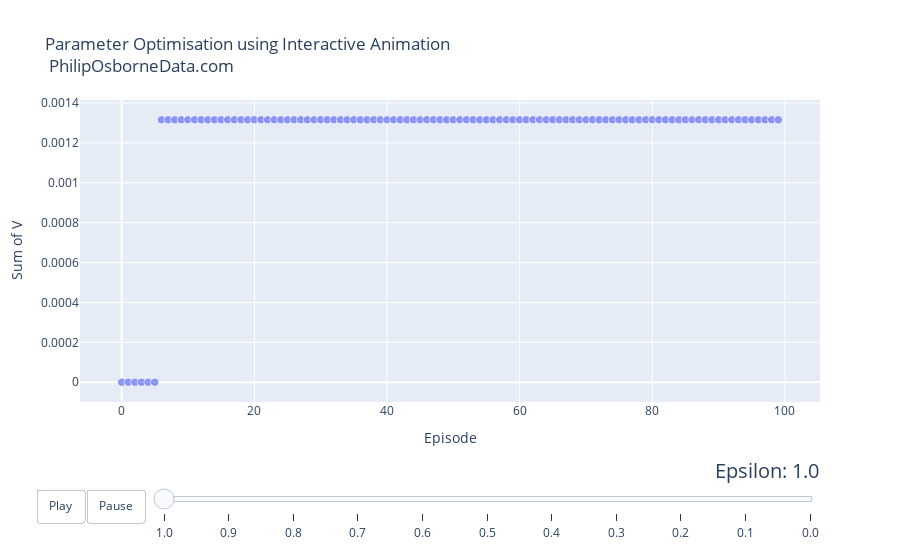

This figure's notebook cell:
### Code cell
# Provide all parameters fixed except alpha
budget7 = 23
num_episodes7 = 100
alpha7  = 0.05

# Currently not using a reward
reward7 = [0]*200

VforInteractiveGraphA_3 = []    
lA3 = []
num_episodes7_3 = []
for x in range(0, 11):
    epsilon7 = 1 - x/10
    Mdl7 = MCModelv1(data=data, alpha = alpha7, e = num_episodes7,epsilon = epsilon7, budget = budget7, reward = reward7)
    VforInteractiveGraphA_3 = np.append(VforInteractiveGraphA_3, Mdl7[0])
    for y in range(0, num_episodes7):
        lA3 = np.append(lA3,epsilon7)
        num_episodes7_3 = np.append(num_episodes7_3, y)
VforInteractiveGraphA_32 = pd.DataFrame(VforInteractiveGraphA_3,lA3)
VforInteractiveGraphA_32['index1'] = VforInteractiveGraphA_32.index
VforInteractiveGraphA_32['Episode'] = num_episodes7_3
VforInteractiveGraphA_32.columns = ['V', 'Epsilon', 'Episode']
VforInteractiveGraphA_32 = VforInteractiveGraphA_32[['Epsilon','Episode', 'V']]


VforInteractiveGraphA_33 = VforInteractiveGraphA_32
VforInteractiveGraphA_33['continent'] = 'Test'
VforInteractiveGraphA_33['country'] = 'Test2'
VforInteractiveGraphA_33['pop'] = 7000000.0
VforInteractiveGraphA_33.columns = ['year', 'lifeExp', 'gdpPercap', 'continent', 'country', 'pop']

epsilonforGraph3 = list(set(VforInteractiveGraphA_33['year']))
epsilonforGraph3 = np.round(epsilonforGraph3,1)
epsilonforGraph3 = np.sort(epsilonforGraph3)[::-1]
years = np.round([(epsilonforGraph3) for epsilonforGraph3 in epsilonforGraph3],1)
years

%matplotlib inline

dataset = VforInteractiveGraphA_33

continents = []
for continent in dataset['continent']:
    if continent not in continents:
        continents.append(continent)
# make figure
figure = {
    'data': [],
    'layout': {},
    'frames': []
}

# fill in most of layout
figure['layout']['title'] = "Parameter Optimisation using Interactive Animation <br> PhilipOsborneData.com"
figure['layout']['xaxis'] = {'title': 'Episode'}
figure['layout']['yaxis'] = {'title': 'Sum of V', 'type': 'linear'}
figure['layout']['hovermode'] = 'closest'
figure['layout']['sliders'] = {
    'args': [
        'transition', {
            'duration': 400,
            'easing': 'cubic-in-out'
        }
    ],
    'initialValue': '1952',
    'plotlycommand': 'animate',
    'values': years,
    'visible': True
}
figure['layout']['updatemenus'] = [
    {
        'buttons': [
            {
                'args': [None, {'frame': {'duration': 500, 'redraw': False},
                         'fromcurrent': True, 'transition': {'duration': 300, 'easing': 'quadratic-in-out'}}],
                'label': 'Play',
                'method': 'animate'
            },
            {
                'args': [[None], {'frame': {'duration': 0, 'redraw': False}, 'mode': 'immediate',
                'transition': {'duration': 0}}],
                'label': 'Pause',
                'method': 'animate'
            }
        ],
        'direction': 'left',
        'pad': {'r': 10, 't': 87},
        'showactive': False,
        'type': 'buttons',
        'x': 0.1,
        'xanchor': 'right',
        'y': 0,
        'yanchor': 'top'
    }
]

sliders_dict = {
    'active': 0,
    'yanchor': 'top',
    'xanchor': 'left',
    'currentvalue': {
        'font': {'size': 20},
        'prefix': 'Epsilon: ',
        'visible': True,
        'xanchor': 'right'
    },
    'transition': {'duration': 300, 'easing': 'cubic-in-out'},
    'pad': {'b': 10, 't': 50},
    'len': 0.9,
    'x': 0.1,
    'y': 0,
    'steps': []
}

# make data
year = 1.0
for continent in continents:
    dataset_by_year = dataset[np.round(dataset['year'],1) == np.round(year,1)]
    dataset_by_year_and_cont = dataset_by_year[dataset_by_year['continent'] == continent]

    data_dict = {
        'x': list(dataset_by_year_and_cont['lifeExp']),
        'y': list(dataset_by_year_and_cont['gdpPercap']),
        'mode': 'markers',
        'text': list(dataset_by_year_and_cont['country']),
        'marker': {
            'sizemode': 'area',
            'sizeref': 200000,
            'size': list(dataset_by_year_and_cont['pop'])
        },
        'name': continent
    }
    figure['data'].append(data_dict)

# make frames
for year in years:
    frame = {'data': [], 'name': str(year)}
    for continent in continents:
        dataset_by_year = dataset[np.round(dataset['year'],1) == np.round(year,1)]
        dataset_by_year_and_cont = dataset_by_year[dataset_by_year['continent'] == continent]

        data_dict = {
            'x': list(dataset_by_year_and_cont['lifeExp']),
            'y': list(dataset_by_year_and_cont['gdpPercap']),
            'mode': 'markers',
            'text': list(dataset_by_year_and_cont['country']),
            'marker': {
                'sizemode': 'area',
                'sizeref': 200000,
                'size': list(dataset_by_year_and_cont['pop']),
                'color': 'rgba(255, 182, 193, .9)'
            },
            'name': continent
        }
        frame['data'].append(data_dict)

    figure['frames'].append(frame)
    slider_step = {'args': [
        [year],
        {'frame': {'duration': 300, 'redraw': False},
         'mode': 'immediate',
       'transition': {'duration': 300}}
     ],
     'label': year,
     'method': 'animate'}
    sliders_dict['steps'].append(slider_step)


figure['layout']['sliders'] = [sliders_dict]

iplot(figure)

### Figure 1 — Plotly figure (JSON) as saved in the notebook; plotly's stock layout.template omitted (floating-point values rounded to 4 significant figures)
{"data": [{"marker": {"size": [7000000, 7000000, 7000000, 7000000, 7000000, 7000000, 7000000, 7000000, 7000000, 7000000, 7000000, 7000000, 7000000, 7000000, 7000000, 7000000, 7000000, 7000000, 7000000, 7000000, 7000000, 7000000, 7000000, 7000000, 7000000, 7000000, 7000000, 7000000, 7000000, 7000000, 7000000, 7000000, 7000000, 7000000, 7000000, 7000000, 7000000, 7000000, 7000000, 7000000, 7000000, 7000000, 7000000, 7000000, 7000000, 7000000, 7000000, 7000000, 7000000, 7000000, 7000000, 7000000, 7000000, 7000000, 7000000, 7000000, 7000000, 7000000, 7000000, 7000000, 7000000, 7000000, 7000000, 7000000, 7000000, 7000000, 7000000, 7000000, 7000000, 7000000, 7000000, 7000000, 7000000, 7000000, 7000000, 7000000, 7000000, 7000000, 7000000, 7000000, 7000000, 7000000, 7000000, 7000000, 7000000, 7000000, 7000000, 7000000, 7000000, 7000000, 7000000, 7000000, 7000000, 7000000, 7000000, 7000000, 7000000, 7000000, 7000000, 7000000], "sizemode": "area", "sizeref": 200000}, "mode": "markers", "name": "Test", "text": ["Test2", "Test2", "Test2", "Test2", "Test2", "Test2", "Test2", "Test2", "Test2", "Test2", "Test2", "Test2", "Test2", "Test2", "Test2", "Test2", "Test2", "Test2", "Test2", "Test2", "Test2", "Test2", "Test2", "Test2", "Test2", "Test2", "Test2", "Test2", "Test2", "Test2", "Test2", "Test2", "Test2", "Test2", "Test2", "Test2", "Test2", "Test2", "Test2", "Test2", "Test2", "Test2", "Test2", "Test2", "Test2", "Test2", "Test2", "Test2", "Test2", "Test2", "Test2", "Test2", "Test2", "Test2", "Test2", "Test2", "Test2", "Test2", "Test2", "Test2", "Test2", "Test2", "Test2", "Test2", "Test2", "Test2", "Test2", "Test2", "Test2", "Test2", "Test2", "Test2", "Test2", "Test2", "Test2", "Test2", "Test2", "Test2", "Test2", "Test2", "Test2", "Test2", "Test2", "Test2", "Test2", "Test2", "Test2", "Test2", "Test2", "Test2", "Test2", "Test2", "Test2", "Test2", "Test2", "Test2", "Test2", "Test2", "Test2", "Test2"], "type": "scatter", "x": [0, 1, 2, 3, 4, 5, 6, 7, 8, 9, 10, 11, 12, 13, 14, 15, 16, 17, 18, 19, 20, 21, 22, 23, 24, 25, 26, 27, 28, 29, 30, 31, 32, 33, 34, 35, 36, 37, 38, 39, 40, 41, 42, 43, 44, 45, 46, 47, 48, 49, 50, 51, 52, 53, 54, 55, 56, 57, 58, 59, 60, 61, 62, 63, 64, 65, 66, 67, 68, 69, 70, 71, 72, 73, 74, 75, 76, 77, 78, 79, 80, 81, 82, 83, 84, 85, 86, 87, 88, 89, 90, 91, 92, 93, 94, 95, 96, 97, 98, 99], "y": [0, 0, 0, 0, 0, 0, 0.001316, 0.001316, 0.001316, 0.001316, 0.001316, 0.001316, 0.001316, 0.001316, 0.001316, 0.001316, 0.001316, 0.001316, 0.001316, 0.001316, 0.001316, 0.001316, 0.001316, 0.001316, 0.001316, 0.001316, 0.001316, 0.001316, 0.001316, 0.001316, 0.001316, 0.001316, 0.001316, 0.001316, 0.001316, 0.001316, 0.001316, 0.001316, 0.001316, 0.001316, 0.001316, 0.001316, 0.001316, 0.001316, 0.001316, 0.001316, 0.001316, 0.001316, 0.001316, 0.001316, 0.001316, 0.001316, 0.001316, 0.001316, 0.001316, 0.001316, 0.001316, 0.001316, 0.001316, 0.001316, 0.001316, 0.001316, 0.001316, 0.001316, 0.001316, 0.001316, 0.001316, 0.001316, 0.001316, 0.001316, 0.001316, 0.001316, 0.001316, 0.001316, 0.001316, 0.001316, 0.001316, 0.001316, 0.001316, 0.001316, 0.001316, 0.001316, 0.001316, 0.001316, 0.001316, 0.001316, 0.001316, 0.001316, 0.001316, 0.001316, 0.001316, 0.001316, 0.001316, 0.001316, 0.001316, 0.001316, 0.001316, 0.001316, 0.001316, 0.001316]}], "layout": {"hovermode": "closest", "sliders": [{"active": 0, "currentvalue": {"font": {"size": 20}, "prefix": "Epsilon: ", "visible": true, "xanchor": "right"}, "len": 0.9, "pad": {"b": 10, "t": 50}, "steps": [{"args": [[1], {"frame": {"duration": 300, "redraw": false}, "mode": "immediate", "transition": {"duration": 300}}], "label": "1.0", "method": "animate"}, {"args": [[0.9], {"frame": {"duration": 300, "redraw": false}, "mode": "immediate", "transition": {"duration": 300}}], "label": "0.9", "method": "animate"}, {"args": [[0.8], {"frame": {"duration": 300, "redraw": false}, "mode": "immediate", "transition": {"duration": 300}}], "label": "0.8", "method": "animate"}, {"args": [[0.7], {"frame": {"duration": 300, "redraw": false}, "mode": "immediate", "transition": {"duration": 300}}], "label": "0.7", "method": "animate"}, {"args": [[0.6], {"frame": {"duration": 300, "redraw": false}, "mode": "immediate", "transition": {"duration": 300}}], "label": "0.6", "method": "animate"}, {"args": [[0.5], {"frame": {"duration": 300, "redraw": false}, "mode": "immediate", "transition": {"duration": 300}}], "label": "0.5", "method": "animate"}, {"args": [[0.4], {"frame": {"duration": 300, "redraw": false}, "mode": "immediate", "transition": {"duration": 300}}], "label": "0.4", "method": "animate"}, {"args": [[0.3], {"frame": {"duration": 300, "redraw": false}, "mode": "immediate", "transition": {"duration": 300}}], "label": "0.3", "method": "animate"}, {"args": [[0.2], {"frame": {"duration": 300, "redraw": false}, "mode": "immediate", "transition": {"duration": 300}}], "label": "0.2", "method": "animate"}, {"args": [[0.1], {"frame": {"duration": 300, "redraw": false}, "mode": "immediate", "transition": {"duration": 300}}], "label": "0.1", "method": "animate"}, {"args": [[0], {"frame": {"duration": 300, "redraw": false}, "mode": "immediate", "transition": {"duration": 300}}], "label": "0.0", "method": "animate"}], "transition": {"duration": 300, "easing": "cubic-in-out"}, "x": 0.1, "xanchor": "left", "y": 0, "yanchor": "top"}], "title": {"text": "Parameter Optimisation using Interactive Animation <br> PhilipOsborneData.com"}, "updatemenus": [{"buttons": [{"args": [null, {"frame": {"duration": 500, "redraw": false}, "fromcurrent": true, "transition": {"duration": 300, "easing": "quadratic-in-out"}}], "label": "Play", "method": "animate"}, {"args": [[null], {"frame": {"duration": 0, "redraw": false}, "mode": "immediate", "transition": {"duration": 0}}], "label": "Pause", "method": "animate"}], "direction": "left", "pad": {"r": 10, "t": 87}, "showactive": false, "type": "buttons", "x": 0.1, "xanchor": "right", "y": 0, "yanchor": "top"}], "xaxis": {"title": {"text": "Episode"}}, "yaxis": {"title": {"text": "Sum of V"}, "type": "linear"}}}
